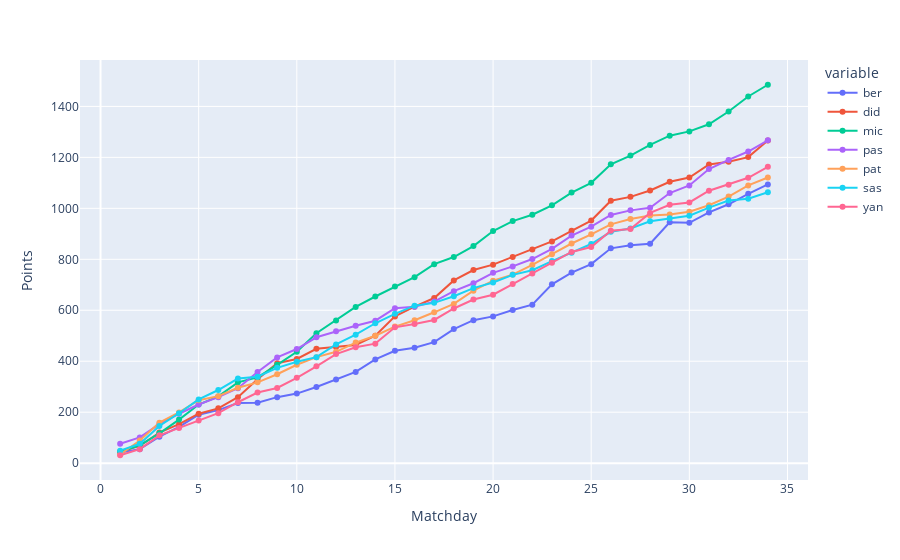

This figure's notebook cell:
### Markdown cell above
## 6. Punkteentwicklung

An der Punkteentwicklung über die Saison gesehen lassen sich intuitiv gewisse Trends ablesen.
So ist ganz klar Michas Dominanz erkennbar, und auch Berthis Aufwärtstrend, sowie sein Auf und Ab lässt sich gut erkennen.
In etwa ab dem 10. Spieltag hat sich die Liga einigermaßen sortiert und Michas Dominanz geht so richtig los.
In dieser Phase verliert auch Berthi etwas den Anschluss, bekommt aber, wie wir jetzt wissen, am Ende noch die Kurve ;)
Auch Säschs abwärtstrend ab der Winterpause ist klar erkennbar.

### Code cell
points_cum = df.cumsum()
points_cum.tail(3)

fig = px.line(points_cum)
fig.update_traces(mode='lines+markers')
# fig.update_yaxes(autorange="reversed")
fig.update_layout(xaxis_title="Matchday", yaxis_title="Points",)
fig.show()

### Figure 1 — Plotly figure (JSON) as saved in the notebook; plotly's stock layout.template omitted (floating-point values rounded to 4 significant figures)
{"data": [{"hovertemplate": "variable=ber<br>index=%{x}<br>value=%{y}<extra></extra>", "legendgroup": "ber", "line": {"color": "#636efa", "dash": "solid"}, "marker": {"symbol": "circle"}, "mode": "lines+markers", "name": "ber", "orientation": "v", "showlegend": true, "type": "scatter", "x": [1, 2, 3, 4, 5, 6, 7, 8, 9, 10, 11, 12, 13, 14, 15, 16, 17, 18, 19, 20, 21, 22, 23, 24, 25, 26, 27, 28, 29, 30, 31, 32, 33, 34], "xaxis": "x", "y": [42, 55, 104, 142, 190, 208, 236, 237, 259, 273, 299, 328, 358, 407, 441, 453, 475, 526, 561, 576, 601, 622, 702, 748, 781, 843, 855, 861, 945, 943, 984, 1016, 1057, 1094], "yaxis": "y"}, {"hovertemplate": "variable=did<br>index=%{x}<br>value=%{y}<extra></extra>", "legendgroup": "did", "line": {"color": "#EF553B", "dash": "solid"}, "marker": {"symbol": "circle"}, "mode": "lines+markers", "name": "did", "orientation": "v", "showlegend": true, "type": "scatter", "x": [1, 2, 3, 4, 5, 6, 7, 8, 9, 10, 11, 12, 13, 14, 15, 16, 17, 18, 19, 20, 21, 22, 23, 24, 25, 26, 27, 28, 29, 30, 31, 32, 33, 34], "xaxis": "x", "y": [45, 68, 120, 153, 194, 215, 259, 329, 392, 409, 449, 456, 464, 500, 576, 614, 648, 717, 758, 779, 809, 838, 870, 912, 952, 1030, 1045, 1070, 1104, 1121, 1172, 1183, 1201, 1266], "yaxis": "y"}, {"hovertemplate": "variable=mic<br>index=%{x}<br>value=%{y}<extra></extra>", "legendgroup": "mic", "line": {"color": "#00cc96", "dash": "solid"}, "marker": {"symbol": "circle"}, "mode": "lines+markers", "name": "mic", "orientation": "v", "showlegend": true, "type": "scatter", "x": [1, 2, 3, 4, 5, 6, 7, 8, 9, 10, 11, 12, 13, 14, 15, 16, 17, 18, 19, 20, 21, 22, 23, 24, 25, 26, 27, 28, 29, 30, 31, 32, 33, 34], "xaxis": "x", "y": [45, 70, 117, 171, 230, 262, 317, 337, 386, 437, 510, 560, 613, 654, 693, 730, 781, 809, 852, 911, 950, 975, 1012, 1062, 1100, 1173, 1207, 1249, 1285, 1302, 1330, 1380, 1439, 1485], "yaxis": "y"}, {"hovertemplate": "variable=pas<br>index=%{x}<br>value=%{y}<extra></extra>", "legendgroup": "pas", "line": {"color": "#ab63fa", "dash": "solid"}, "marker": {"symbol": "circle"}, "mode": "lines+markers", "name": "pas", "orientation": "v", "showlegend": true, "type": "scatter", "x": [1, 2, 3, 4, 5, 6, 7, 8, 9, 10, 11, 12, 13, 14, 15, 16, 17, 18, 19, 20, 21, 22, 23, 24, 25, 26, 27, 28, 29, 30, 31, 32, 33, 34], "xaxis": "x", "y": [76, 101, 153, 194, 230, 259, 294, 358, 415, 448, 494, 518, 539, 559, 608, 614, 634, 675, 706, 747, 772, 801, 841, 893, 928, 974, 992, 1002, 1060, 1090, 1154, 1190, 1223, 1267], "yaxis": "y"}, {"hovertemplate": "variable=pat<br>index=%{x}<br>value=%{y}<extra></extra>", "legendgroup": "pat", "line": {"color": "#FFA15A", "dash": "solid"}, "marker": {"symbol": "circle"}, "mode": "lines+markers", "name": "pat", "orientation": "v", "showlegend": true, "type": "scatter", "x": [1, 2, 3, 4, 5, 6, 7, 8, 9, 10, 11, 12, 13, 14, 15, 16, 17, 18, 19, 20, 21, 22, 23, 24, 25, 26, 27, 28, 29, 30, 31, 32, 33, 34], "xaxis": "x", "y": [34, 89, 159, 199, 247, 263, 296, 317, 349, 386, 416, 437, 473, 500, 536, 561, 592, 625, 677, 716, 740, 778, 820, 862, 898, 937, 958, 972, 976, 987, 1012, 1046, 1090, 1121], "yaxis": "y"}, {"hovertemplate": "variable=sas<br>index=%{x}<br>value=%{y}<extra></extra>", "legendgroup": "sas", "line": {"color": "#19d3f3", "dash": "solid"}, "marker": {"symbol": "circle"}, "mode": "lines+markers", "name": "sas", "orientation": "v", "showlegend": true, "type": "scatter", "x": [1, 2, 3, 4, 5, 6, 7, 8, 9, 10, 11, 12, 13, 14, 15, 16, 17, 18, 19, 20, 21, 22, 23, 24, 25, 26, 27, 28, 29, 30, 31, 32, 33, 34], "xaxis": "x", "y": [49, 76, 146, 196, 250, 287, 332, 339, 374, 398, 416, 466, 504, 549, 586, 618, 629, 655, 687, 709, 739, 757, 793, 826, 860, 908, 921, 949, 961, 971, 1003, 1031, 1038, 1063], "yaxis": "y"}, {"hovertemplate": "variable=yan<br>index=%{x}<br>value=%{y}<extra></extra>", "legendgroup": "yan", "line": {"color": "#FF6692", "dash": "solid"}, "marker": {"symbol": "circle"}, "mode": "lines+markers", "name": "yan", "orientation": "v", "showlegend": true, "type": "scatter", "x": [1, 2, 3, 4, 5, 6, 7, 8, 9, 10, 11, 12, 13, 14, 15, 16, 17, 18, 19, 20, 21, 22, 23, 24, 25, 26, 27, 28, 29, 30, 31, 32, 33, 34], "xaxis": "x", "y": [31, 55, 109, 138, 167, 196, 239, 277, 295, 335, 380, 428, 455, 469, 533, 546, 562, 607, 642, 661, 703, 744, 786, 829, 848, 912, 919, 982, 1014, 1023, 1069, 1093, 1120, 1163], "yaxis": "y"}], "layout": {"legend": {"title": {"text": "variable"}, "tracegroupgap": 0}, "margin": {"t": 60}, "xaxis": {"anchor": "y", "domain": [0, 1], "title": {"text": "Matchday"}}, "yaxis": {"anchor": "x", "domain": [0, 1], "title": {"text": "Points"}}}}
